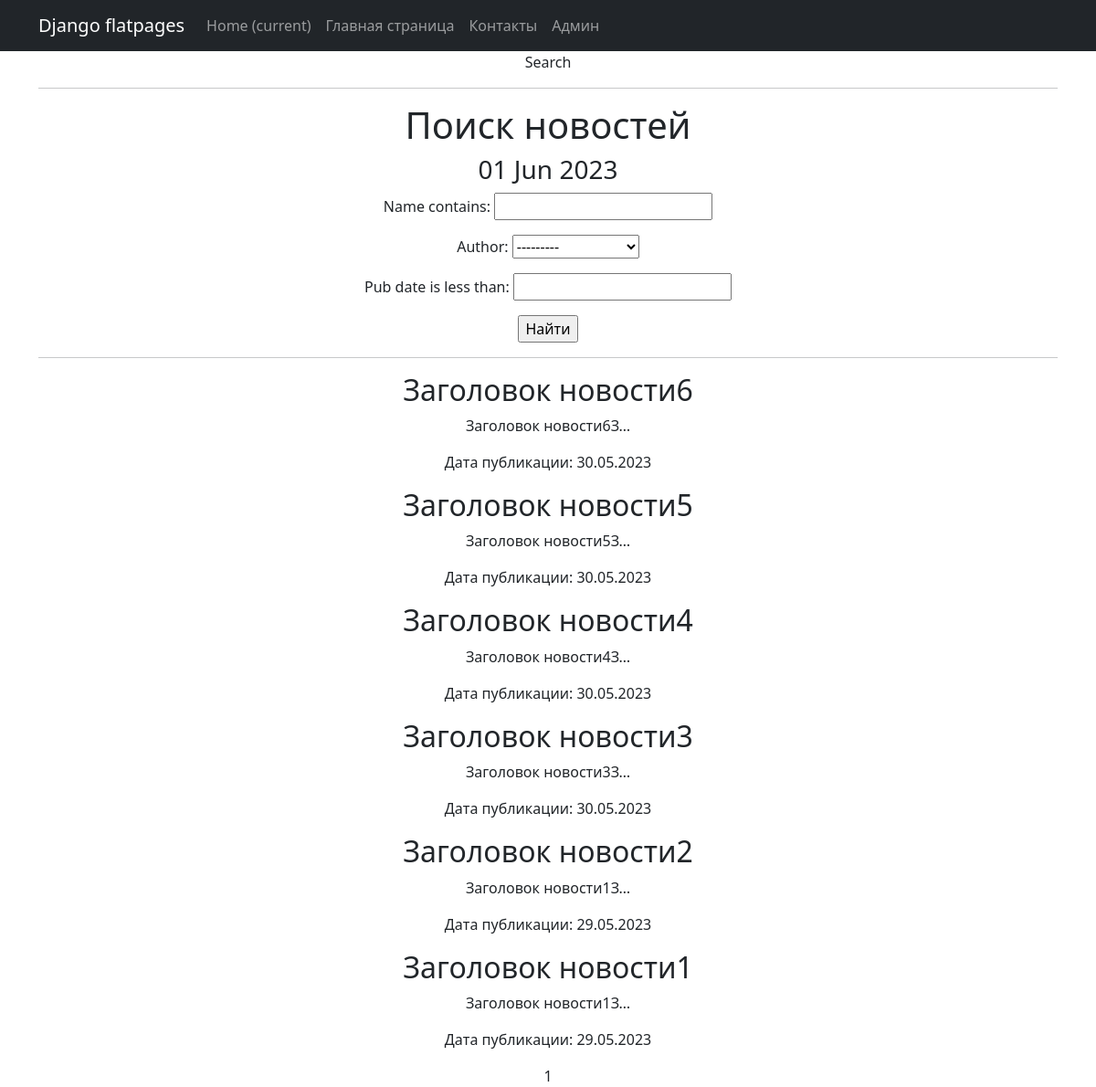
The app's page /news/search/ with its own data.
### simpleapp/models.py (models this page shows, shortened)
class Post(models.Model):
    ARTICLE = 'article'
    NEWS = 'news'
    CATEGORY_CHOICES = (
        (ARTICLE, 'Статья'),
        (NEWS, 'Новость'),
    )
    type_post = models.CharField(max_length=20, choices=CATEGORY_CHOICES)
    pub_date = models.DateTimeField(auto_now_add=True)
    author = models.ForeignKey(Author, on_delete=models.CASCADE)
    name = models.CharField(
        max_length=50,
        unique=True,
    )
    description = models.TextField()
    category = models.ManyToManyField(
        Category,
        through='PostCategory',
        related_name='PostCategory',
    )
    rating = models.FloatField(
        validators=[MinValueValidator(0.0)], default=0.0
    )

### simpleapp/views.py (the view)
# urls.py: path('news/search/', SearchList.as_view(), name='news_search'),
class SearchList(ListView):
    model = Post
    ordering = '-pub_date'
    template_name = 'news_search.html'
    context_object_name = 'posts'
    paginate_by = 10
    def get_queryset(self):
        queryset = super().get_queryset()
        self.filterset = PostFilter(self.request.GET, queryset)
        return self.filterset.qs
    def get_context_data(self, **kwargs):
        context = super().get_context_data(**kwargs)
        context['time_now'] = datetime.utcnow()
        context['next_sale'] = None
        context['filterset'] = self.filterset
        return context

### simpleapp/models.py (called while the page is built)
    def __str__(self):
        return f'{self.user}'

### simpleapp/templatetags/censor.py (called while the page is built)
def censor(value):
    bad_words = ["капуста"]
    for word in bad_words:
        value = value.replace(word, '*' * len(word))
    return value

### simpleapp/templatetags/custom_tags.py (called while the page is built)
@register.simple_tag()
def current_time(format_string='%b %d %Y'):
   return datetime.utcnow().strftime(format_string)

### templates/news_search.html (shortened to what this page needs)
{% extends 'flatpages/default.html' %}
{% block title %}
Search
{% endblock title %}
{% block content %}
<h1>Поиск новостей</h1>
<h3>{% load custom_tags %}</h3>
    <h3>{% load censor %}</h3>
   <h3>{% current_time '%d %b %Y' %}</h3>
<form action="" method="get">
     {{ filterset.form.as_p }}
     <input type="submit" value="Найти" />
 </form>
   <hr>
   {% if posts %}
       {% for post in posts %}
           <h2>{{ post.name }}</h2>
           <p>{{ post.description|truncatechars:20|censor }}</p>
           <p>Дата публикации: {{ post.pub_date|date:'d.m.Y' }}</p>
       {% endfor %}
   {% else %}
       <h2>Новостей нет!</h2>
   {% endif %}
   {{ page_obj.number }}
{% endblock content %}

### records on screen
Post: name "Заголовок новости6", description|censor "Заголовок новости6З…", pub_date "30.05.2023"
Post: name "Заголовок новости5", description|censor "Заголовок новости5З…", pub_date "30.05.2023"
Post: name "Заголовок новости4", description|censor "Заголовок новости4З…", pub_date "30.05.2023"
Post: name "Заголовок новости3", description|censor "Заголовок новости3З…", pub_date "30.05.2023"
Post: name "Заголовок новости2", description|censor "Заголовок новости1З…", pub_date "29.05.2023"
Post: name "Заголовок новости1", description|censor "Заголовок новости1З…", pub_date "29.05.2023"

### other values on screen
{{ page_obj.number }} "1"
